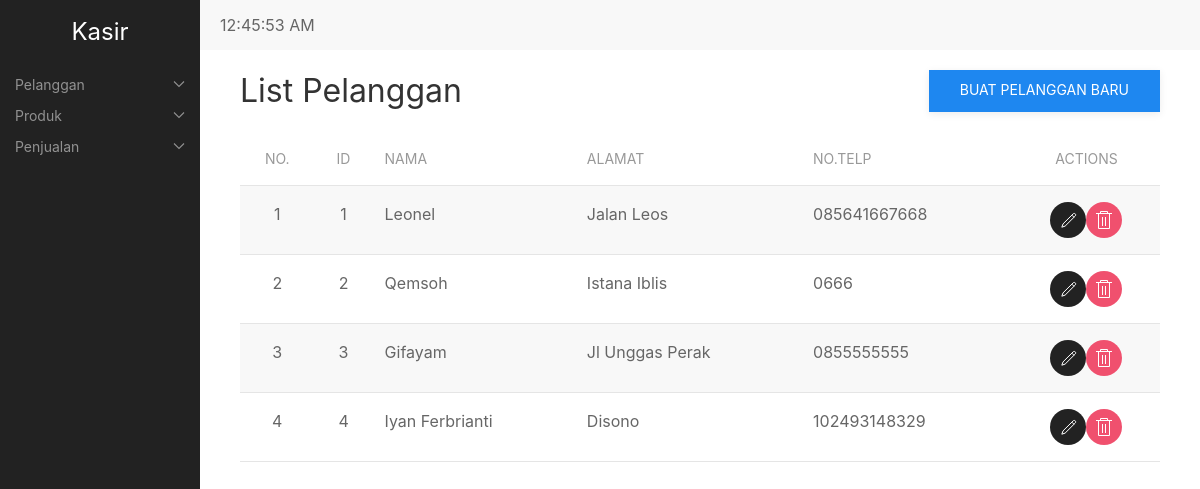
Screenshot of /index.php?action=list-pelanggan with the database file from the repository.
### tables this page shows
CREATE TABLE `pelanggan` (
  `PelangganID` int NOT NULL,
  `NamaPelanggan` varchar(255) NOT NULL,
  `Alamat` text NOT NULL,
  `NomorTelepon` varchar(255) NOT NULL
);

### pelanggan/list.php (the view, shortened to what this page needs)
<?php
$sql = "SELECT * FROM pelanggan";
$result = mysqli_query($conn, $sql);
?>
<div class="uk-container uk-margin-top">
    <div class="uk-flex uk-flex-between uk-align-center uk-margin-bottom">
        <h2 class="uk-margin-remove">List Pelanggan</h2>
        <a href="index.php?action=create-pelanggan" class="uk-button uk-button-primary uk-box-shadow-small">Buat Pelanggan Baru</a>
    </div>
    <div class="uk-overflow-auto">
    <table class="uk-table uk-table-striped uk-table-hover uk-box-shadow-small">
        <thead>
            <tr>
                <th class="uk-text-center">No.</th>
                <th class="uk-text-center">Id</th>
                <th>Nama</th>
                <th>Alamat</th>
                <th>No.Telp</th>
                <th class="uk-text-center">Actions</th>
            </tr>
        </thead>
        <tbody>
    <?php $counter = 1; while ($row = $result->fetch_assoc()): ?>
        <tr>
            <td class="uk-text-center"><?php echo $counter++; ?></td>
            <td class="uk-text-center"><?php echo $row['PelangganID']; ?></td>
            <td><?php echo $row['NamaPelanggan']; ?></td>
            <td><?php echo $row['Alamat']; ?></td>
            <td><?php echo $row['NomorTelepon']; ?></td>
            <td class="uk-text-center uk-flex uk-flex-middle uk-flex-center">
                <a href="index.php?action=edit-pelanggan&PelangganID=<?php echo $row['PelangganID']; ?>" class="uk-icon-button uk-button-secondary" uk-icon="pencil"></a>
                <a href="index.php?action=delete-pelanggan&PelangganID=<?php echo $row['PelangganID']; ?>" class="uk-icon-button uk-button-danger" uk-icon="trash" onclick="return confirm('Kamu yakin untuk menghapus data ini?')"></a>
            </td>
        </tr>
    <?php endwhile; ?>
</tbody>
    </table>
    </div>
</div>

### rows the page displays
pelanggan: PelangganID "1", NamaPelanggan "Leonel", Alamat "Jalan Leos", NomorTelepon "085641667668"
pelanggan: PelangganID "2", NamaPelanggan "Qemsoh", Alamat "Istana Iblis", NomorTelepon "0666"
pelanggan: PelangganID "3", NamaPelanggan "Gifayam", Alamat "Jl Unggas Perak", NomorTelepon "0855555555"
pelanggan: PelangganID "4", NamaPelanggan "Iyan Ferbrianti", Alamat "Disono", NomorTelepon "102493148329"
